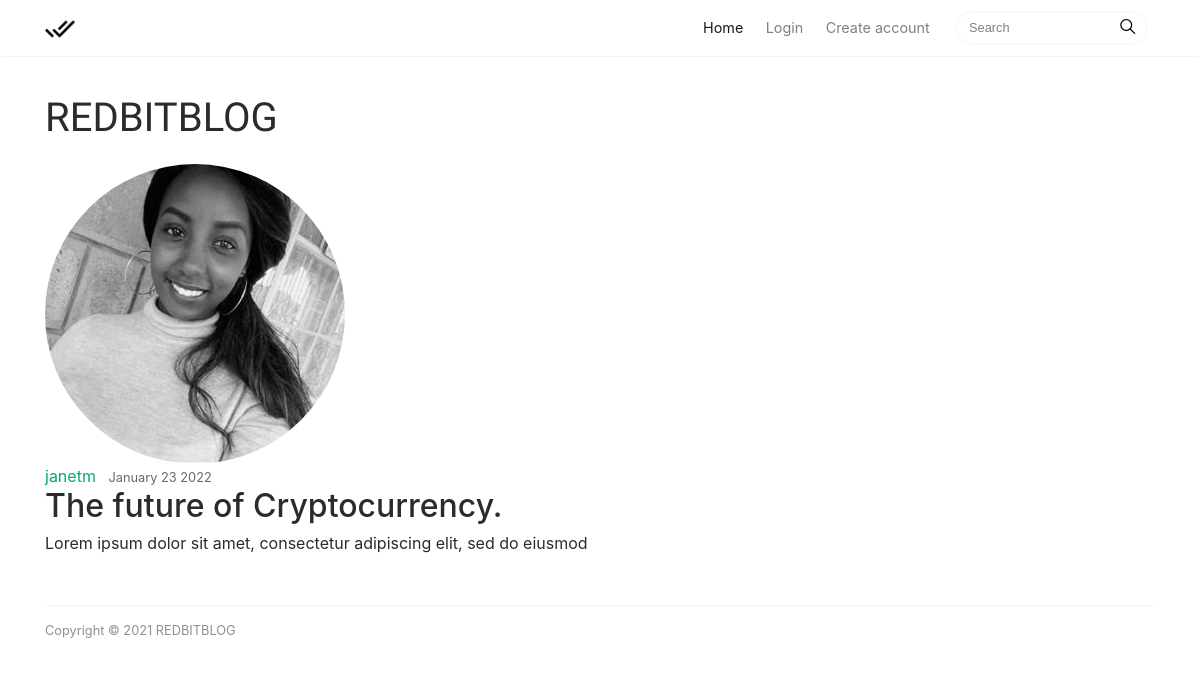
Page /post/20/ on the committed database.
### blog/models.py (models this page shows, shortened)
class Post(models.Model):
    title = models.CharField(max_length=100)
    picture = models.ImageField(
        default='default-img.jpg', upload_to='profile_pics')
    overview = models.CharField(max_length=100, null=True)
    content = models.TextField()
    date = models.DateTimeField(default=timezone.now)
    author = models.ForeignKey(
        User, on_delete=models.CASCADE)

### users/models.py (models this page shows, shortened)
class Profile(models.Model):
    user = models.OneToOneField(User, on_delete=models.CASCADE)
    image = models.ImageField(default='default.jpg', upload_to='profile_pics')

### blog/views.py (the view)
# urls.py: path('post/<int:pk>/', blog_views.PostDetailView.as_view(), name='post-detail'),
class PostDetailView(DetailView):
    model = Post

### blog/templates/blog/post_detail.html (shortened to what this page needs)
{%extends 'blog/base.html'%}
{%block content%}
<article class="media-content-section">
    <img class="rounded-circle article-img" src="{{object.author.profile.image.url}}">
    <div class="media-body">
        <div class="article-metadata">
            <a class="mr-2" href="{%url 'user-posts' object.author.username%}">{{object.author}}</a>
            <small class="text-muted">{{object.date|date:'F d Y'}}</small>
        </div>
        <h2 class="article-title"> {{object.title}} </h2>
        <p class="article-content">{{object.content}}</p>
    </div>
</article>
{%endblock content%}

### blog/static/blog/mediumish.css (style rules this page uses)
body { padding-top:5rem; }
a { color:#00ab6b; }
a,a:hover { transition:all 0.2s; }

### rows in the picture
Post: author.profile.image (picture), author "janetm", date "January 23 2022", title "The future of Cryptocurrency.", content "Lorem ipsum dolor sit amet, consectetur adipiscing elit, sed do eiusmod"
